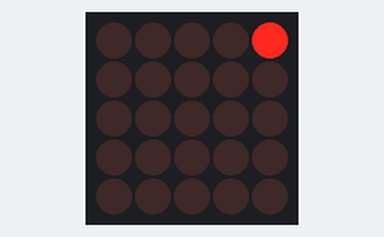
Bench run of a sketch on a simulated BBC micro:bit. On the bench: 5×5 LED matrix. What the sketch prints to the serial monitor is not drawn.

Above: at 1.1 s.
At 2.1 s:
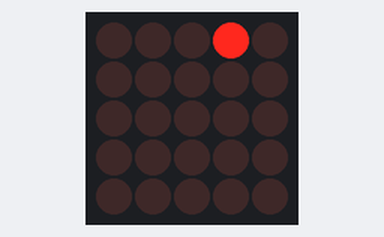
At 3.1 s:
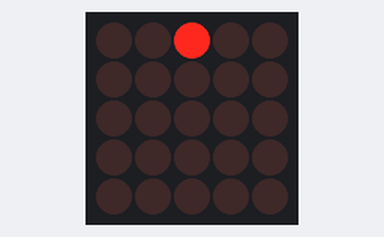
At 4.1 s:
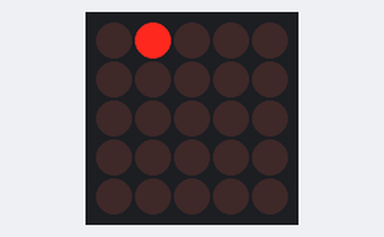
At 5.1 s:
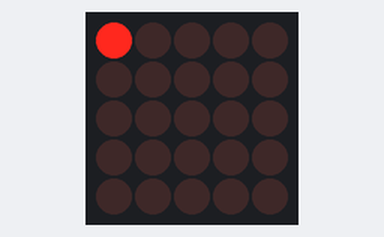

The sketch:

matrixloopl.ino
```cpp
#include <Adafruit_Microbit.h>

Adafruit_Microbit_Matrix matrixMbit; //maak een LED matrix aan.

uint8_t matrixje[] =
  { B00000,
    B00000,
    B00000,
    B00000,
    B00000, };

void setup() {
  Serial.begin(9600);
  Serial.println("Welkom bij embedded!");

  matrixMbit.begin();
  matrixMbit.show(matrixje);
  delay(1000);
}

uint8_t nr=0;
uint8_t hulpje;

void loop() {

   hulpje = 1 << nr; //schuif 1 nr plaatsen op naar links.
   matrixje[0]=hulpje; //De bovenste rij van de matrix krijgt de
   matrixMbit.show(matrixje);
   delay(1000);
   nr++;
   if (nr == 5) {
          nr=0;
   }
}
```

Measured:
- by itself, everything shown: repeats every 5.0 s, in 5 steps
- what the display in image 0 shows lasts 1.0 s, from 1.0 s to 2.0 s
